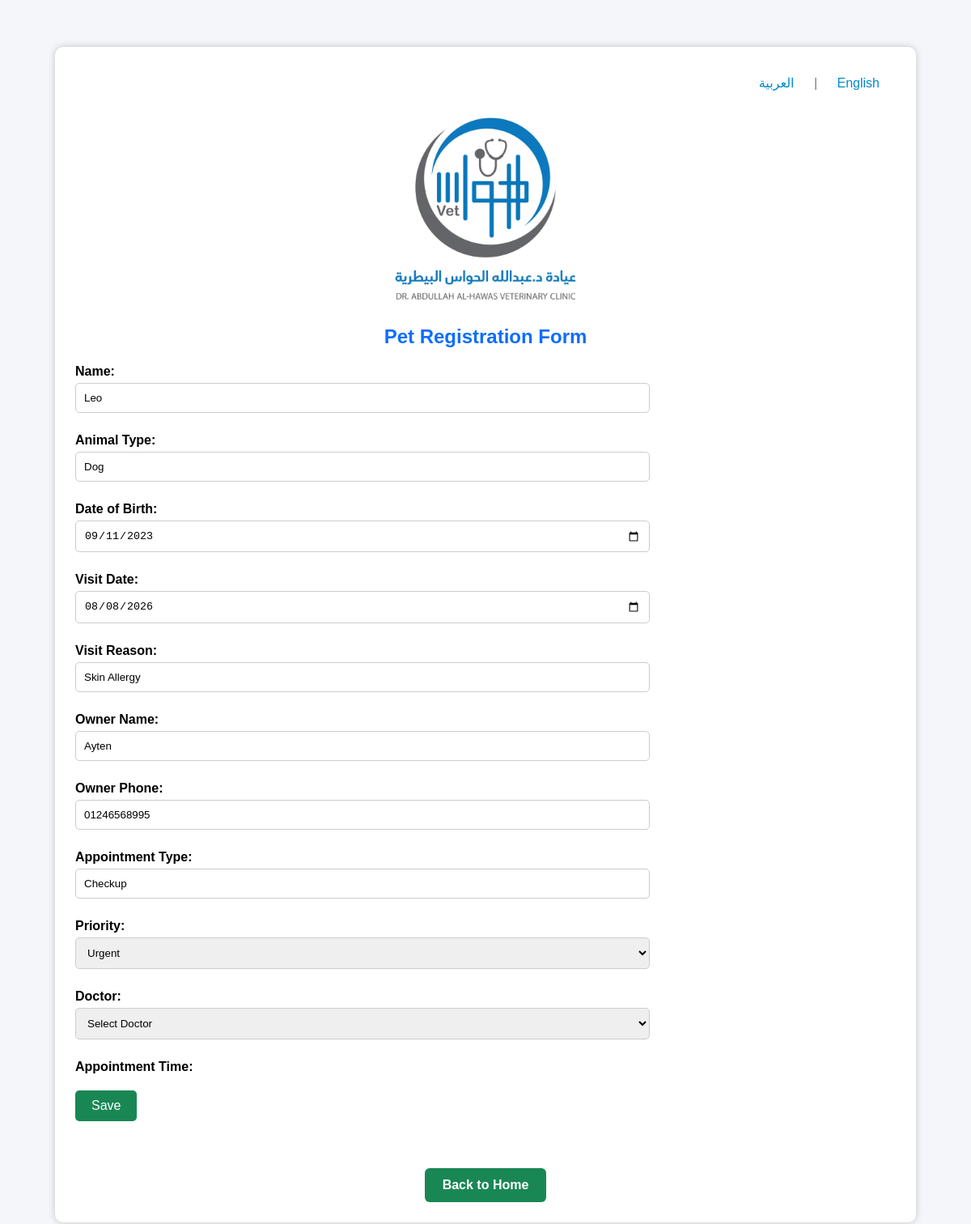
/pets/edit/26/ (signed in), run on an earlier commit of the app's database.
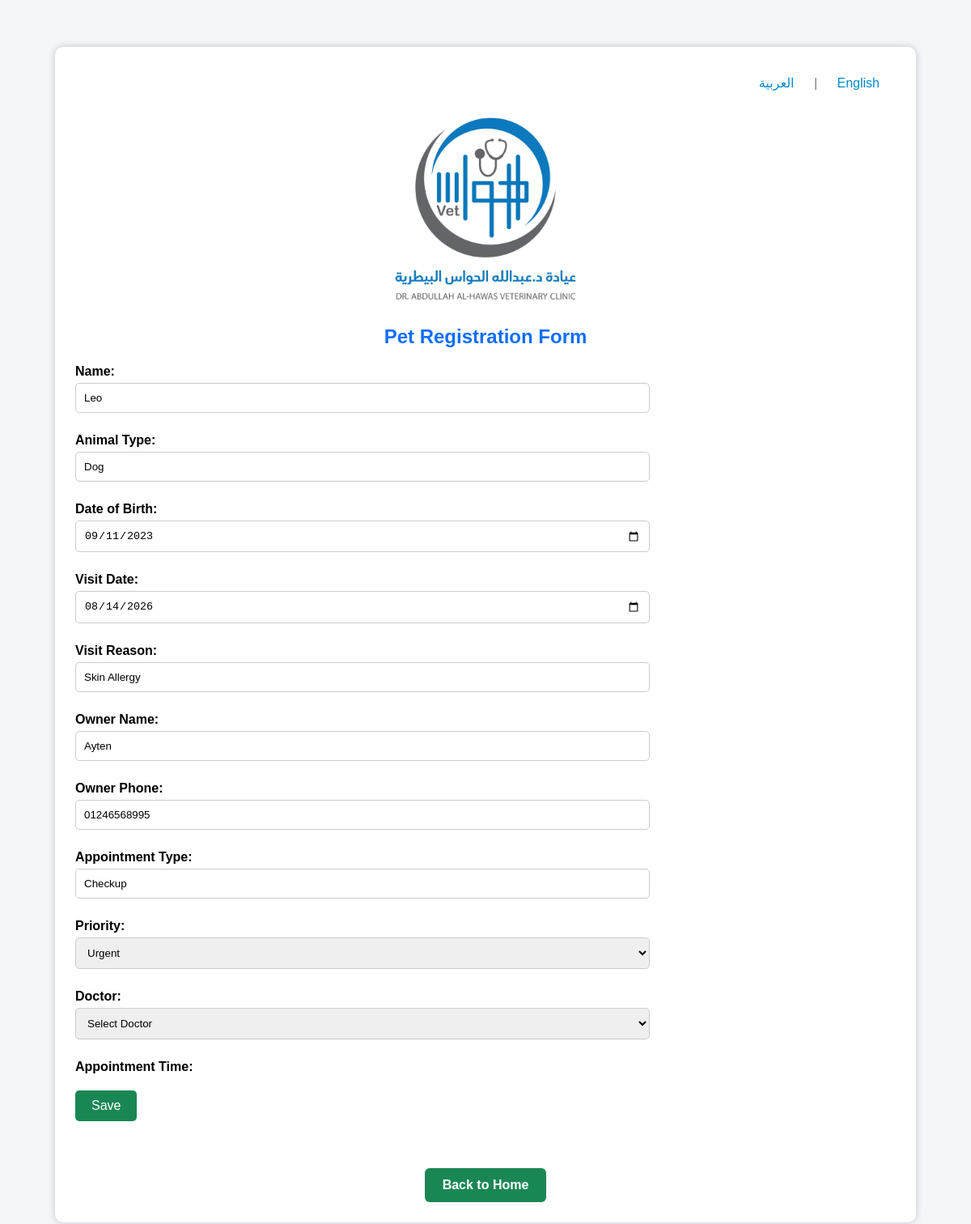
And on a later commit of the database.
### pets/models.py (models this page shows, shortened)
class Pet(models.Model):
    name = models.CharField(
        max_length=100
    )
    species = models.CharField(
        max_length=50
    )
    date_of_birth = models.DateField(
        null=True,
        blank=True
    )
    visit_date = models.DateField(
        null=True,
        blank=True
    )
    visit_reason = models.CharField(
        max_length=200,
        blank=True,
        default=""
    )
    owner_name = models.CharField(
        max_length=100
    )
    owner_phone = models.CharField(
        max_length=15
    )
    appointment_type = models.CharField(
        max_length=20
    )
    PRIORITY_CHOICES = [
        ("Normal", "Normal"),
        ("Urgent", "Urgent"),
        ("Emergency", "Emergency"),
    ]
    priority = models.CharField(
        max_length=20,
        choices=PRIORITY_CHOICES,
        default="Normal"
    )
    branch = models.ForeignKey(
        "Branch",
        on_delete=models.SET_NULL,
        null=True,
        blank=True,
        related_name="appointments"
    )
    STATUS_CHOICES = [
        ("Waiting", "Waiting"),
        ("Arrived", "Arrived"),
        ("Cancelled", "Cancelled"),
    ]
    status = models.CharField(
        max_length=20,
        choices=STATUS_CHOICES,
        default="Waiting"
    )
    doctor = models.CharField(
        max_length=100
    )
    appointment_time = models.TimeField()
    appointment_number = models.CharField(
        max_length=20,
        blank=True,
        null=True
    )
    created_by = models.ForeignKey(
        User,
        on_delete=models.SET_NULL,
        null=True,
        blank=True,
        related_name="created_appointments"
    )

### pets/views.py (the view)
@role_required("Admin", "Receptionist")
def edit_pet(request, pet_id):
    pet = get_object_or_404(
        Pet,
        id=pet_id
    )
    if request.method == "POST":
        form = PetForm(
            request.POST,
            instance=pet
        )
        if form.is_valid():
            form.save()
            return redirect("pet_list")
    else:
        form = PetForm(
            instance=pet
        )
    return render(
        request,
        "pets/add_pet.html",
        {
            "form": form,
            "title": "Edit Pet"
        }
    )

### pets/forms.py (shortened to what this page needs)
class PetForm(forms.ModelForm):
    doctor = forms.ModelChoiceField(
        queryset=Doctor.objects.all(),
        empty_label=_("Select Doctor"),
        label=_("Doctor")
    )
    appointment_time = forms.CharField(
        label=_("Appointment Time"),
        required=True,
        widget=forms.HiddenInput()
    )
    class Meta:
        model = Pet
        exclude = ['appointment_number', 'status', 'branch']
        labels = {
            'name': _('Name'),
            'species': _('Animal Type'),
            'date_of_birth': _('Date of Birth'),
            'visit_date': _('Visit Date'),
            'visit_reason': _('Visit Reason'),
            'owner_name': _('Owner Name'),
            'owner_phone': _('Owner Phone'),
            'appointment_type': _('Appointment Type'),
            'priority': _('Priority'),
        }
        widgets = {
            'date_of_birth': forms.DateInput(
                attrs={'type': 'date'}
            ),
            'visit_date': forms.DateInput(
                attrs={'type': 'date'}
            ),
        }
    def __init__(self, *args, user=None, **kwargs):
        super().__init__(*args, **kwargs)

### pets/templates/pets/add_pet.html (shortened to what this page needs)
﻿{% load static i18n %}
<!DOCTYPE html>
<html>
<head>
    <link rel="stylesheet" href="{% static 'css/style.css' %}">
</head>
<body>
<div class="container">
    <div style="text-align:right; margin-bottom:20px;">
        <form action="{% url 'set_language' %}" method="post" style="display:inline;">
            <button type="submit"
                    name="language"
                    value="ar"
                    style="background:none; border:none; color:#008acb; cursor:pointer; font-size:16px;">
                العربية
            </button>
        </form>
        <span style="color:#777;">|</span>
        <form action="{% url 'set_language' %}" method="post" style="display:inline;">
            <button type="submit"
                    name="language"
                    value="en"
                    style="background:none; border:none; color:#008acb; cursor:pointer; font-size:16px;">
                English
            </button>
        </form>
    </div>
    <div style="text-align:center; margin-bottom:10px;">
        <img src="{% static 'images/logo.png' %}"
             alt="{% translate 'Clinic Logo' %}"
             width="240">
    </div>
    <h2 class="section-title">
        {% translate "Pet Registration Form" %}
    </h2>
    <form method="POST">
        {{ form.name.label_tag }}
        {{ form.name }}
        {{ form.species.label_tag }}
        {{ form.species }}
        {{ form.date_of_birth.label_tag }}
        {{ form.date_of_birth }}
        {{ form.visit_date.label_tag }}
        {{ form.visit_date }}
        {{ form.visit_reason.label_tag }}
        {{ form.visit_reason }}
        {{ form.owner_name.label_tag }}
        {{ form.owner_name }}
        {{ form.owner_phone.label_tag }}
        {{ form.owner_phone }}
        {{ form.appointment_type.label_tag }}
        {{ form.appointment_type }}
        {{ form.priority.label_tag }}
        {{ form.priority }}
        {{ form.doctor.label_tag }}
        {{ form.doctor }}
        {{ form.appointment_time.label_tag }}
        <button type="submit">
            {% translate "Save" %}
        </button>
    </form>
    <br>
    <div style="text-align:center;">
        <a href="{% url 'pet_list' %}" class="back-btn">
            {% translate "Back to Home" %}
        </a>
    </div>
</div>
</body>
</html>

What changed in the data, as far as the page shows it:
changed Pet "Leo": visit_date "08/08/2026" → "08/14/2026"
